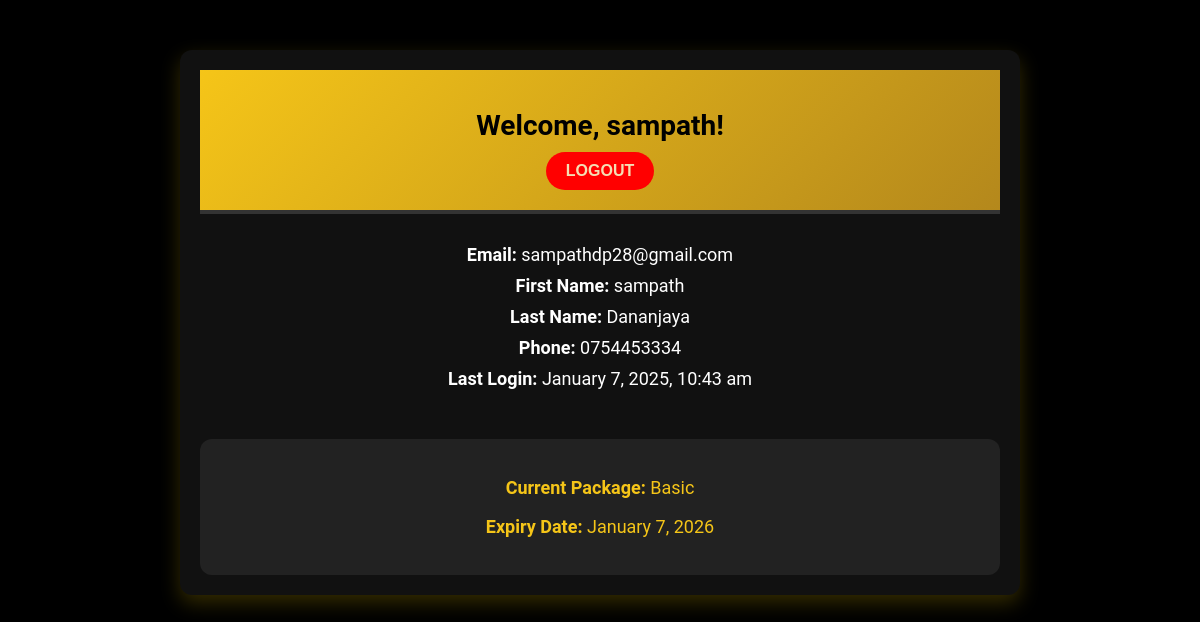
The app's page /profile.php (signed in) with its own data.
### tables this page shows
CREATE TABLE IF NOT EXISTS `customers` (
  `customer_id` int(11) NOT NULL AUTO_INCREMENT,
  `email` varchar(100) NOT NULL,
  `password_hash` varchar(255) NOT NULL,
  `first_name` varchar(50) NOT NULL,
  `last_name` varchar(50) NOT NULL,
  `phone_number` varchar(20) DEFAULT NULL,
  `date_of_birth` date DEFAULT NULL,
  `gender` enum('Male','Female','Other') DEFAULT NULL,
  `registration_date` timestamp NULL DEFAULT CURRENT_TIMESTAMP,
  `last_login` timestamp NULL DEFAULT NULL,
  PRIMARY KEY (`customer_id`),
  UNIQUE KEY `email` (`email`)
);

CREATE TABLE IF NOT EXISTS `membershiptypes` (
  `membership_id` int(11) NOT NULL AUTO_INCREMENT,
  `membership_name` varchar(100) NOT NULL,
  `description` text,
  `monthly_fee` decimal(10,2) NOT NULL,
  `annual_fee` decimal(10,2) NOT NULL,
  `max_class_bookings` int(11) DEFAULT NULL,
  `personal_training_sessions` int(11) DEFAULT NULL,
  `nutrition_consultations` int(11) DEFAULT NULL,
  `status` enum('Active','Inactive') DEFAULT 'Active',
  PRIMARY KEY (`membership_id`)
);

### profile.php (the view, shortened to what this page needs)
<?php
$user_id = $_SESSION['user_id'];
require 'db.php';
$stmt = $conn->prepare("SELECT * FROM customers WHERE customer_id = ?");
$stmt->bind_param("i", $user_id);
$stmt->execute();
$result = $stmt->get_result();
$user = $result->fetch_assoc();
$stmt = $conn->prepare("
    SELECT pt.transaction_id, pt.payment_receipt, pt.status, c.first_name, c.last_name, pt.membership_id, mt.membership_name,
           pt.verifydate, DATE_ADD(pt.verifydate, INTERVAL 1 YEAR) AS expire_date
    FROM PaymentTransactions pt
    JOIN Customers c ON pt.customer_id = c.customer_id
    JOIN MembershipTypes mt ON pt.membership_id = mt.membership_id
    WHERE pt.customer_id = ?
");
$stmt->bind_param('i', $user_id);
$stmt->execute();
$transaction_result = $stmt->get_result();
?>
<!DOCTYPE html>
<html lang="en">
<head>
</head>
<body>
    <div class="profile-container">
        <div class="profile-header">
            <h1>Welcome, <?php echo htmlspecialchars($user['first_name']); ?>!</h1>
            <button class="logout-btn" onclick="location.href='logout.php'">Logout</button>
        </div>
        <div class="user-details">
            <p><strong>Email:</strong> <?php echo htmlspecialchars($user['email']); ?></p>
            <p><strong>First Name:</strong> <?php echo htmlspecialchars($user['first_name']); ?></p>
            <p><strong>Last Name:</strong> <?php echo htmlspecialchars($user['last_name']); ?></p>
            <p><strong>Phone:</strong> <?php echo htmlspecialchars($user['phone_number']); ?></p>
            <p><strong>Last Login:</strong> <?php echo date('F j, Y, g:i a', strtotime($user['last_login'])); ?></p>
        </div>
        <div class="membership-info">
            <?php if ($transaction_result && $transaction_result->num_rows > 0) {
                $transaction = $transaction_result->fetch_assoc();
            ?>
                <p><strong>Current Package:</strong> <?php echo htmlspecialchars($transaction['membership_name']); ?></p>
                <p><strong>Expiry Date:</strong> <?php echo date('F j, Y', strtotime($transaction['expire_date'])); ?></p>
            <?php } else { ?>
                <p class="free-service"><strong>Current Package:</strong> Free Service</p>
            <?php } ?>
        </div>
    </div>
</body>
</html>

### profile.php (style rules this page uses)
body { font-family: 'Roboto', sans-serif; background-color: #000; margin: 0; padding: 0; color: #fff; }
.profile-container { max-width: 800px; margin: 50px auto; padding: 20px; background: #111; border-radius: 12px; box-shadow: 0 8px 20px rgba(255, 215, 0, 0.2); overflow: hidden; }
.profile-header { text-align: center; padding: 20px 0; background: linear-gradient(135deg, #f5c518, #b4881c); color: #000; border-bottom: 4px solid #333; }
.profile-header h1 { font-size: 28px; margin-bottom: 10px; }
.logout-btn { background-color: red; color: wheat; padding: 10px 20px; border: none; border-radius: 20px; font-size: 16px; text-transform: uppercase; font-weight: bold; cursor: pointer; transition: background-color 0.3s ease; }
.user-details { padding: 20px; text-align: center; }
.user-details p { font-size: 18px; margin: 10px 0; color: #fff; }
.membership-info { text-align: center; padding: 20px; margin-top: 20px; background: #222; border-radius: 12px; }
.membership-info p { font-size: 18px; color: #f5c518; }

### records on screen
customers: first_name "sampath", email "sampathdp28@gmail.com", last_name "Dananjaya", phone_number "0754453334", last_login "January 7, 2025, 10:43 am"
membershiptypes: membership_name "Basic"

### other values on screen
date('F j, Y', strtotime($transaction['expire_date'])) "January 7, 2026"
